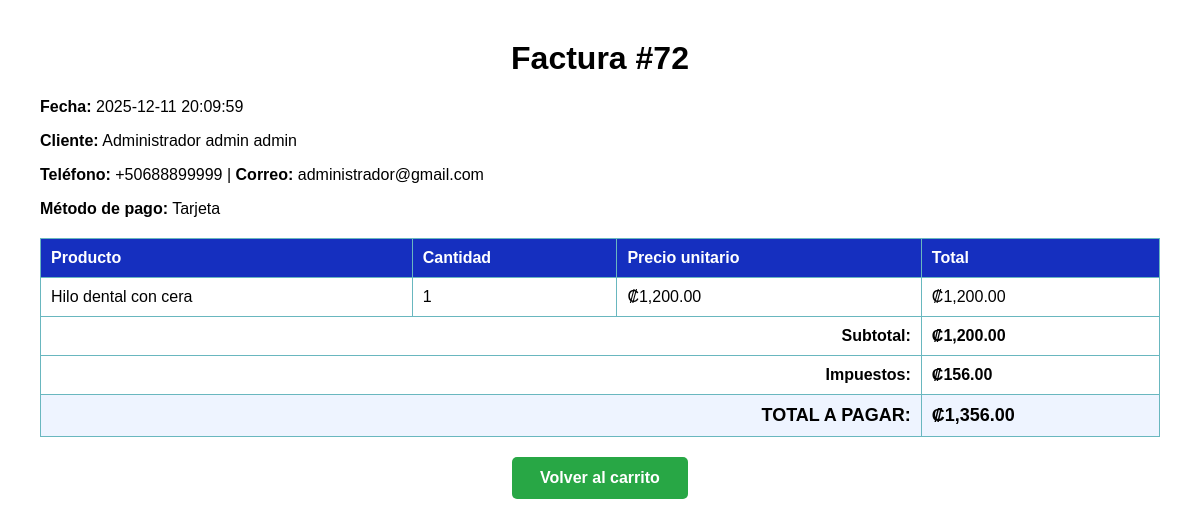
Page /modulos/ventas/factura.php?id_venta=72 on the committed database.
### tables this page shows
CREATE TABLE `ventas` (
  `id_venta` int NOT NULL,
  `id_usuario` int NOT NULL,
  `id_cliente` int NOT NULL,
  `fecha_venta` datetime DEFAULT CURRENT_TIMESTAMP,
  `subtotal` decimal(10,2) DEFAULT NULL,
  `impuestos` decimal(10,2) DEFAULT NULL,
  `total` decimal(10,2) DEFAULT NULL,
  `metodo_pago` varchar(50) DEFAULT NULL,
  `estado` tinyint(1) DEFAULT '1'
);

CREATE TABLE `usuarios` (
  `id_usuario` int NOT NULL,
  `nombre` varchar(100) DEFAULT NULL,
  `apellido1` varchar(100) DEFAULT NULL,
  `apellido2` varchar(100) DEFAULT NULL,
  `email` varchar(120) NOT NULL,
  `telefono` varchar(20) DEFAULT NULL,
  `identificacion` varchar(50) NOT NULL,
  `tipo_doc` varchar(20) NOT NULL,
  `password` varchar(255) NOT NULL,
  `id_rol` int NOT NULL,
  `fecha_creacion` datetime DEFAULT CURRENT_TIMESTAMP
);

CREATE TABLE `detalle_venta` (
  `id_detalle` int NOT NULL,
  `id_venta` int NOT NULL,
  `id_producto` int NOT NULL,
  `id_lote` int DEFAULT NULL,
  `cantidad` int NOT NULL,
  `precio_unitario` decimal(10,2) DEFAULT NULL,
  `total` decimal(10,2) DEFAULT NULL,
  `descuento` decimal(10,2) DEFAULT '0.00'
);

CREATE TABLE `productos` (
  `id_producto` int NOT NULL,
  `nombre` varchar(150) NOT NULL,
  `descripcion` text,
  `unidad` varchar(100) DEFAULT NULL,
  `id_categoria` int DEFAULT NULL,
  `precio` decimal(10,2) NOT NULL,
  `costo_unidad` decimal(10,2) DEFAULT NULL,
  `stock_total` int NOT NULL,
  `stock_minimo` int DEFAULT '0',
  `fecha_creacion` datetime DEFAULT CURRENT_TIMESTAMP,
  `actualizado_en` timestamp NULL DEFAULT CURRENT_TIMESTAMP ON UPDATE CURRENT_TIMESTAMP,
  `fecha_caducidad` date DEFAULT NULL,
  `estado` enum('activo','inactivo') DEFAULT 'activo',
  `descuento` decimal(5,2) DEFAULT '0.00'
);

### modulos/ventas/factura.php (the view, shortened to what this page needs)
<?php
require '../../config/conexion.php';
$id_venta = (int)$_GET['id_venta'];
$sql_venta = "
    SELECT
        v.id_venta,
        v.fecha_venta,
        v.subtotal,
        v.impuestos,
        v.total,
        v.metodo_pago,
        CONCAT(uc.nombre, ' ', uc.apellido1, ' ', IFNULL(uc.apellido2, '')) AS cliente_nombre,
        uc.telefono   AS cliente_telefono,
        uc.email      AS cliente_correo
    FROM ventas v
    INNER JOIN clientes c ON v.id_cliente = c.id_cliente
    INNER JOIN usuarios uc ON c.id_usuario = uc.id_usuario
    WHERE v.id_venta = ?
";
$stmt = $conn->prepare($sql_venta);
$stmt->bind_param("i", $id_venta);
$stmt->execute();
$venta = $stmt->get_result()->fetch_assoc();
$sql_detalle = "SELECT dv.id_producto, p.nombre, dv.cantidad, dv.precio_unitario, dv.total, dv.descuento
                FROM detalle_venta dv
                JOIN productos p ON dv.id_producto = p.id_producto
                WHERE dv.id_venta = ?";
$stmt2 = $conn->prepare($sql_detalle);
$stmt2->bind_param("i", $id_venta);
$stmt2->execute();
$result_detalle = $stmt2->get_result();
$productos = [];
while ($row = $result_detalle->fetch_assoc()) {
    $productos[] = $row;
}
?>
<!DOCTYPE html>
<html lang="es">
<head>
</head>
<body>
    <h1>Factura #<?php echo $venta['id_venta']; ?></h1>
    <p><strong>Fecha:</strong> <?php echo $venta['fecha_venta']; ?></p>
    <p><strong>Cliente:</strong> <?php echo $venta['cliente_nombre']; ?></p>
    <p><strong>Teléfono:</strong> <?php echo $venta['cliente_telefono']; ?> |
       <strong>Correo:</strong> <?php echo $venta['cliente_correo']; ?></p>
    <p><strong>Método de pago:</strong> <?php echo $venta['metodo_pago']; ?></p>
    <table>
        <thead>
            <tr>
                <th>Producto</th>
                <th>Cantidad</th>
                <th>Precio unitario</th>
                <th>Total</th>
            </tr>
        </thead>
        <tbody>
        <?php foreach ($productos as $p): ?>
            <tr>
                <td><?php echo $p['nombre']; ?></td>
                <td><?php echo $p['cantidad']; ?></td>
                <td>₡<?php echo number_format($p['precio_unitario'], 2); ?></td>
                <td>
                    ₡<?php echo number_format($p['total'], 2); ?>
                </td>
            </tr>
        <?php endforeach; ?>
        </tbody>
        <tfoot>
            <tr>
                <td colspan="3" style="text-align:right;">Subtotal:</td>
                <td>₡<?php echo number_format($venta['subtotal'], 2); ?></td>
            </tr>
            <tr>
                <td colspan="3" style="text-align:right;">Impuestos:</td>
                <td>₡<?php echo number_format($venta['impuestos'], 2); ?></td>
            </tr>
            <tr style="background:#eef4ff;">
                <td colspan="3" style="text-align:right; font-size:18px;">TOTAL A PAGAR:</td>
                <td style="font-size:18px;">₡<?php echo number_format($venta['total'], 2); ?></td>
            </tr>
        </tfoot>
    </table>
    <div style="text-align: center;">
        <a href="carrito.php" class="boton-carrito">Volver al carrito</a>
    </div>
</body>
</html>

### modulos/ventas/factura.php (style rules this page uses)
body { font-family: Arial, sans-serif; margin: 40px; }
h1 { text-align: center; }
table { width: 100%; border-collapse: collapse; margin-top: 20px; }
th, td { border: 1px solid #69B7BF; padding: 10px; text-align: left; }
th { background: #152fbf; color: white; }
tfoot td { font-weight: bold; }
.boton-carrito { display: inline-block; background: #28a745; color: #fff; padding: 12px 28px; border-radius: 5px; text-decoration: none; font-size: 16px; font-weight: bold; margin-top: 20px; }

### rows in the picture
ventas: id_venta "72", fecha_venta "2025-12-11 20:09:59", id_usuario.telefono "+50688899999", id_usuario.email "administrador@gmail.com", metodo_pago "Tarjeta", subtotal "1,200.00", impuestos "156.00", total "1,356.00"
detalle_venta: id_producto.nombre "Hilo dental con cera", cantidad "1", precio_unitario "1,200.00", total "1,200.00"

### other values in the picture
$venta['cliente_nombre'] "Administrador admin admin"
